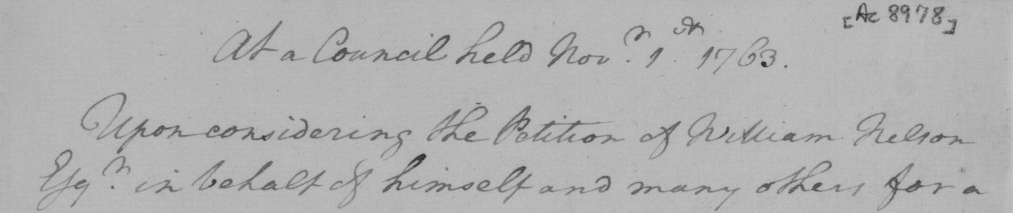
%> input picture DIBCO_data/Original/data2009_01.bmp, 2025 x 426 px (shown at 1/2 size)
$ octave --eval "result = KittlerMet(imread('DIBCO_data/Original/data2009_01.bmp'));"   (GNU Octave 9; MATLAB toolbox functions it lacks are replaced by stand-ins)
%> lines starting %> are read from the running program, lines starting %| are printed output that depends on the picture; in (x1, y1, x2, y2) boxes, pixels count from 0 and x2, y2 are one past the last pixel; in counts of white or black regions, pixels touching at a corner belong together; the program's own positions count from 1
function imagBW = KittlerMet(imag)
    % KITTLERMET binarizes a gray scale image 'imag' into a binary image
    % Input:
    %   imag: the gray scale image, with black foreground(0), and white
    %   background(255).
    % Output:
    %   imagBW: the binary image of the gray scale image 'imag', with kittler's
    %   minimum error thresholding algorithm.

    % Reference:
    %   J. Kittler and J. Illingworth. Minimum Error Thresholding. Pattern
    %   Recognition. 1986. 19(1):41-47

    if length(size(imag)) == 3
        imag = rgb2gray(imag);
    end

    MAXD = 100000;
    imag = imag(:,:,1);
    [counts, x] = imhist(imag);  % counts are the histogram. x is the intensity level.
%> counts = 256 values, max 103036 at index 183, min 0 at index 1, mean 3369.7; x = 256 values from 0 to 255
    GradeI = length(x);   % the resolusion of the intensity. i.e. 256 for uint8.
%> GradeI = 256
    J_t = zeros(GradeI, 1);  % criterion function
    prob = counts ./ sum(counts);  % Probability distribution
%> prob = 256 values, max 0.119 at index 183, min 0 at index 1, mean 0.00391
    meanT = x' * prob;  % Total mean level of the picture
%> meanT = 177.3
    % Initialization
    w0 = prob(1);   % Probability of the first class
%> w0 = 0
    miuK = 0;   % First-order cumulative moments of the histogram up to the kth level.
    J_t(1) = MAXD;
    n = GradeI-1;
%> n = 255
    for i = 1 : n
        w0 = w0 + prob(i+1);
        miuK = miuK + i * prob(i+1);  % first-order cumulative moment
        if (w0 == 0) || (w0 == 1)
            J_t(i+1) = MAXD;    % T = i
        else
            miu1 = miuK / w0;
            miu2 = (meanT-miuK) / (1-w0);
            var1 = (((0 : i)'-miu1).^2)' * prob(1 : i+1);
            var1 = var1 / w0;  % variance
            var2 = (((i+1 : n)'-miu2).^2)' * prob(i+2 : n+1);
            var2 = var2 / (1-w0);
            if var1 > 0 && var2 > 0   % in case of var1=0 or var2 =0
                J_t(i+1) = 1+w0 * log(var1)+(1-w0) * log(var2)-2*w0*log(w0)-2*(1-w0)*log(1-w0);
            else
                J_t(i+1) = MAXD;
            end
        end
    end
%> this loop made 255 passes
%> (w0, miuK, miu1, var1, var2) on passes 30 to 41: (1.16e-06, 3.48e-05, 30, 0, 249.2), (2.32e-06, 7.07e-05, 30.5, 0.25, 249.2), (3.48e-06, 0.000108, 31, 0.667, 249.1), (4.64e-06, 0.000146, 31.5, 1.25, 249.1), (8.11e-06, 0.000264, 32.57, 2.24, 249), (9.27e-06, 0.000305, 32.88, 2.61, 249), (9.27e-06, 0.000305, 32.88, 2.61, 249), (1.28e-05, 0.000434, 34, 5.27, 249), (1.51e-05, 0.000522, 34.62, 6.54, 248.9), (2.09e-05, 0.000748, 35.83, 8.58, 248.8), (2.67e-05, 0.00098, 36.74, 9.67, 248.7), (3.25e-05, 0.00122, 37.5, 10.61, 248.6)
%> (w0, miuK) on passes 1 to 6: (0, 0), (0, 0), (0, 0), (0, 0), (0, 0), (0, 0)
%> after the loop, J_t = 256 values, max 100000 at index 1, min 4.39 at index 172, mean 33988.3; miu1 = 177.3; miu2 = 200; miuK = 177.3; var1 = 249.2; var2 = 2.35e-18; w0 = 1
    minJ = min(J_t);
%> minJ = 4.39
    index = find(J_t == minJ);
%> index = 172
    th = mean(index);
%> th = 172
    th = (th-1)/n;
%> th = 0.671
    imagBW = im2bw(imag, th);
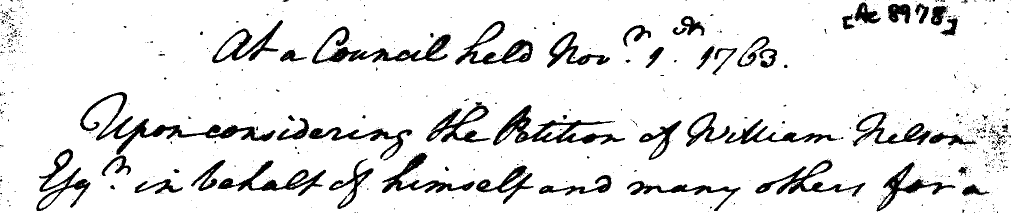
%> imagBW: size 426x2025 logical (shown at 1/2 size); 90.2% white; 988 black regions (904 under 20 px), largest, box (x1, y1, x2, y2) and area: (160, 184, 552, 310) 6712, (986, 209, 1250, 291) 5411, (624, 53, 902, 128) 4965

    % figure, imshow(imagBW), title('kittler binary');

end

$ run again, on DIBCO_data/Original/data2009_02.bmp
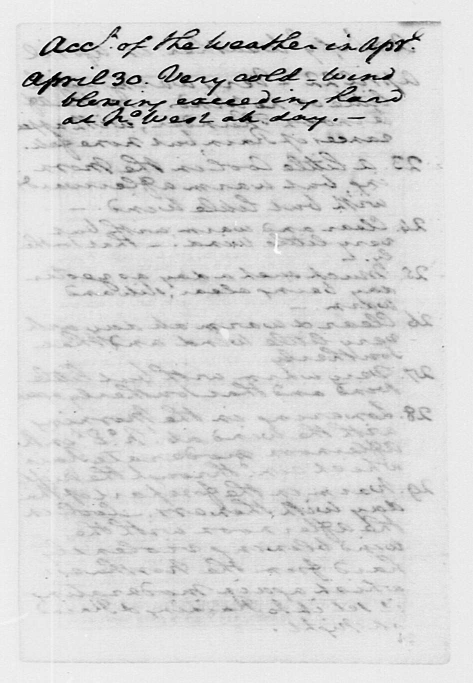
%> input picture DIBCO_data/Original/data2009_02.bmp, 946 x 1366 px (shown at 1/2 size)
%> counts = 256 values, max 57089 at index 235, min 48 at index 255, mean 5047.8; x = 256 values from 0 to 255
%> prob = 256 values, max 0.0442 at index 235, min 3.71e-05 at index 255, mean 0.00391
%> meanT = 213.1
%> in KittlerMet, `w0 = prob(1);`: w0 = 0.0061
%> the loop in KittlerMet, `for i = 1 : n` made 255 passes
%> (w0, miuK, miu1, miu2, var1, var2) on passes 1 to 8: (0.00663, 0.000535, 0.0806, 214.5, 0.0741, 754.7), (0.00713, 0.00153, 0.214, 214.6, 0.307, 732.5), (0.00761, 0.00297, 0.391, 214.7, 0.748, 711.1), (0.00808, 0.00484, 0.599, 214.8, 1.41, 690.5), (0.00847, 0.00678, 0.801, 214.9, 2.2, 673.5), (0.00885, 0.00906, 1.02, 215, 3.21, 657.1), (0.00918, 0.0114, 1.24, 215, 4.34, 642.8), (0.00951, 0.014, 1.47, 215.1, 5.72, 628.8)
%> after the loop in KittlerMet, `for i = 1 : n`: J_t = 256 values, max 100000 at index 1, min 6.73 at index 187, mean 788.4; miu1 = 213.1; miu2 = 0; miuK = 213.1; var1 = 1052.5; var2 = 0; w0 = 1
%> minJ = 6.73
%> index = 187
%> in KittlerMet, `th = (th-1)/n;`: th = 0.729
%> in KittlerMet, `imagBW = im2bw(imag, th);`:
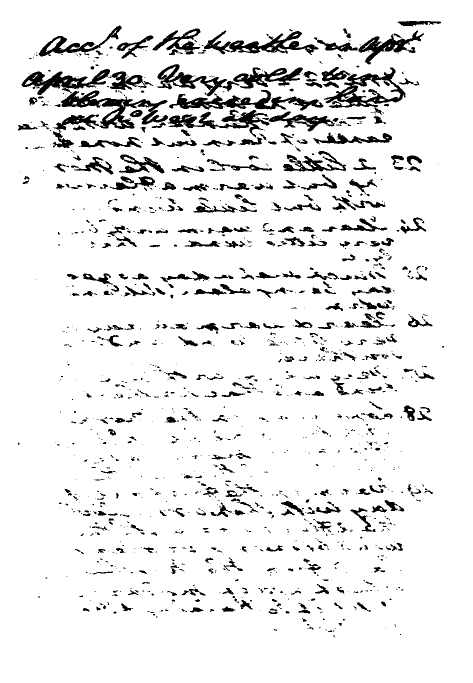
%> imagBW: size 1366x946 logical (shown at 1/2 size); 91.6% white; 1426 black regions (915 under 20 px), largest, box (x1, y1, x2, y2) and area: (106, 181, 336, 296) 6927, (338, 180, 647, 221) 4444, (648, 135, 811, 216) 4197

$ run again, on DIBCO_data/Original/data2009_03.bmp
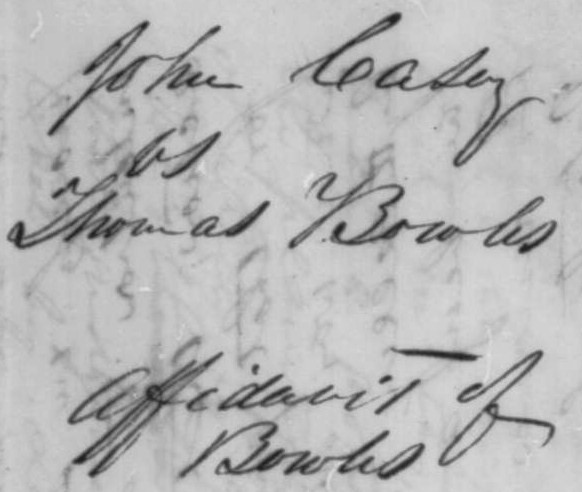
%> input picture DIBCO_data/Original/data2009_03.bmp, 582 x 492 px
%> counts = 256 values, max 13999 at index 196, min 0 at index 1, mean 1118.5; x = 256 values from 0 to 255
%> prob = 256 values, max 0.0489 at index 196, min 0 at index 1, mean 0.00391
%> meanT = 181.7
%> in KittlerMet, `w0 = prob(1);`: w0 = 0
%> the loop in KittlerMet, `for i = 1 : n` made 255 passes
%> (w0, miuK, miu1, miu2, var1, var2) on passes 30 to 37: (1.05e-05, 0.000314, 30, 181.7, 1.26e-29, 1083.8), (3.84e-05, 0.00118, 30.73, 181.7, 0.198, 1083.2), (7.33e-05, 0.0023, 31.33, 181.7, 0.508, 1082.5), (0.000115, 0.00368, 31.94, 181.7, 0.966, 1081.6), (0.000206, 0.00677, 32.85, 181.7, 1.59, 1079.7), (0.000293, 0.00982, 33.49, 181.7, 2.08, 1077.9), (0.000381, 0.013, 34.06, 181.8, 2.72, 1076.1), (0.000503, 0.0175, 34.78, 181.8, 3.65, 1073.7)
%> after the loop in KittlerMet, `for i = 1 : n`: J_t = 256 values, max 100000 at index 1, min 6.8 at index 172, mean 23052.7; miu1 = 181.7; miu2 = 0; miuK = 181.7; var1 = 1084; var2 = 0; w0 = 1
%> minJ = 6.8
%> index = 172
%> in KittlerMet, `th = (th-1)/n;`: th = 0.671
%> in KittlerMet, `imagBW = im2bw(imag, th);`:
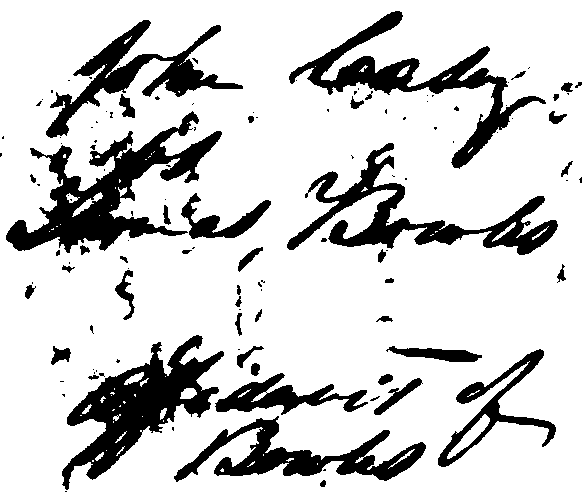
%> imagBW: size 492x582 logical; 81.2% white; 121 black regions (76 under 20 px), largest, box (x1, y1, x2, y2) and area: (6, 111, 222, 253) 9699, (62, 335, 224, 490) 8683, (287, 143, 558, 255) 6952

$ run again, on DIBCO_data/Original/data2009_04.bmp
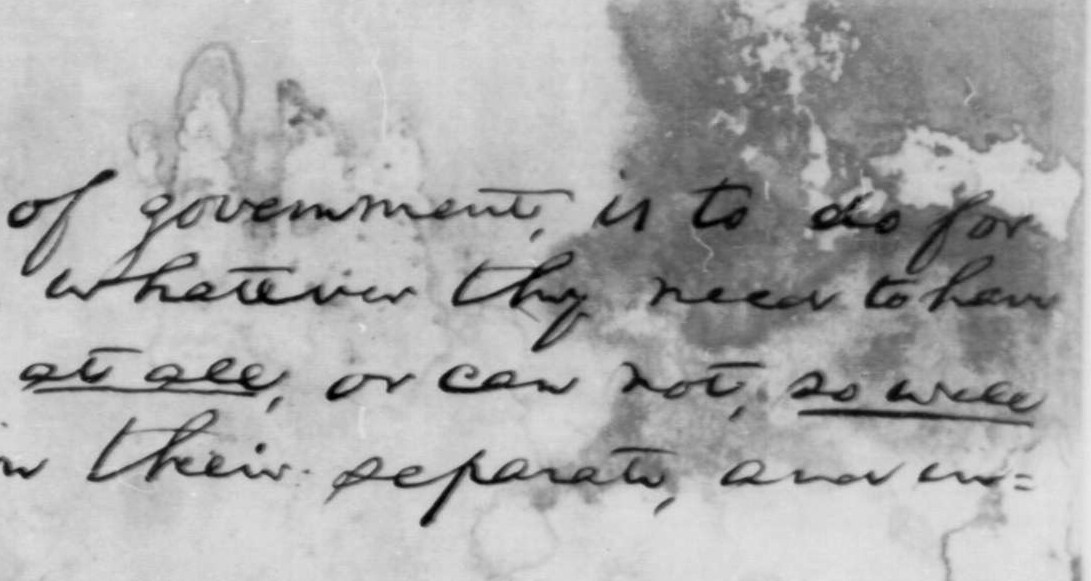
%> input picture DIBCO_data/Original/data2009_04.bmp, 1091 x 581 px
%> counts = 256 values, max 15570 at index 205, min 0 at index 235, mean 2476.1; x = 256 values from 0 to 255
%> prob = 256 values, max 0.0246 at index 205, min 0 at index 235, mean 0.00391
%> meanT = 171.2
%> in KittlerMet, `w0 = prob(1);`: w0 = 0.000131
%> the loop in KittlerMet, `for i = 1 : n` made 255 passes
%> (w0, miuK, miu1, miu2, var1, var2) on passes 1 to 8: (0.000221, 8.99e-05, 0.407, 171.2, 0.241, 2059.8), (0.00029, 0.000229, 0.788, 171.2, 0.645, 2057.9), (0.000391, 0.000532, 1.36, 171.2, 1.42, 2055.3), (0.000484, 0.000904, 1.87, 171.2, 2.23, 2052.8), (0.000618, 0.00157, 2.55, 171.3, 3.41, 2049.4), (0.000741, 0.00231, 3.12, 171.3, 4.5, 2046.3), (0.000953, 0.00379, 3.98, 171.3, 6.1, 2041), (0.00115, 0.00537, 4.67, 171.4, 7.35, 2036.2)
%> after the loop in KittlerMet, `for i = 1 : n`: J_t = 256 values, max 100000 at index 1, min 8.09 at index 180, mean 9382.7; miu1 = 171.2; miu2 = 0; miuK = 171.2; var1 = 2065.7; var2 = 0; w0 = 1
%> minJ = 8.09
%> index = 180
%> in KittlerMet, `th = (th-1)/n;`: th = 0.702
%> in KittlerMet, `imagBW = im2bw(imag, th);`:
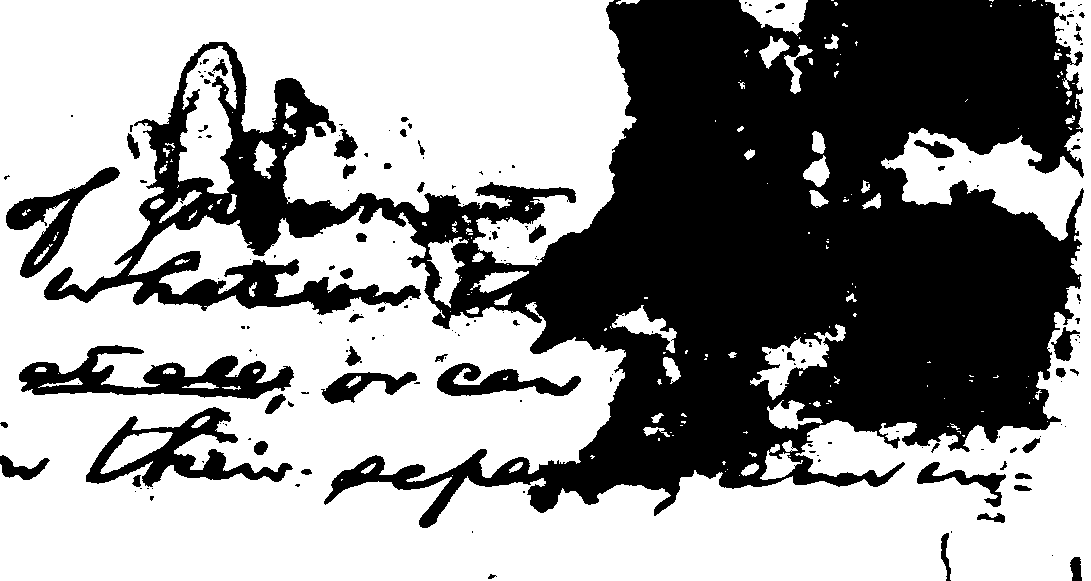
%> imagBW: size 581x1091 logical; 58.5% white; 185 black regions (128 under 20 px), largest, box (x1, y1, x2, y2) and area: (44, 0, 1084, 528) 237604, (19, 345, 294, 399) 6494, (86, 407, 293, 487) 5181
